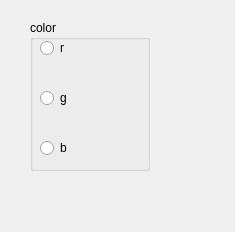
<?xml version="1.0" encoding="UTF-8"?>
<ui version="4.0">
 <class>Widget</class>
 <widget class="QWidget" name="Widget">
  <property name="geometry">
   <rect>
    <x>0</x>
    <y>0</y>
    <width>235</width>
    <height>232</height>
   </rect>
  </property>
  <property name="windowTitle">
   <string>Widget</string>
  </property>
  <widget class="QGroupBox" name="color">
   <property name="geometry">
    <rect>
     <x>30</x>
     <y>20</y>
     <width>120</width>
     <height>151</height>
    </rect>
   </property>
   <property name="title">
    <string>color</string>
   </property>
   <widget class="QRadioButton" name="b">
    <property name="geometry">
     <rect>
      <x>10</x>
      <y>120</y>
      <width>89</width>
      <height>16</height>
     </rect>
    </property>
    <property name="text">
     <string>b</string>
    </property>
   </widget>
   <widget class="QRadioButton" name="r">
    <property name="geometry">
     <rect>
      <x>10</x>
      <y>20</y>
      <width>89</width>
      <height>16</height>
     </rect>
    </property>
    <property name="text">
     <string>r</string>
    </property>
   </widget>
   <widget class="QRadioButton" name="g">
    <property name="geometry">
     <rect>
      <x>10</x>
      <y>70</y>
      <width>89</width>
      <height>16</height>
     </rect>
    </property>
    <property name="text">
     <string>g</string>
    </property>
   </widget>
  </widget>
 </widget>
 <resources/>
 <connections/>
</ui>
